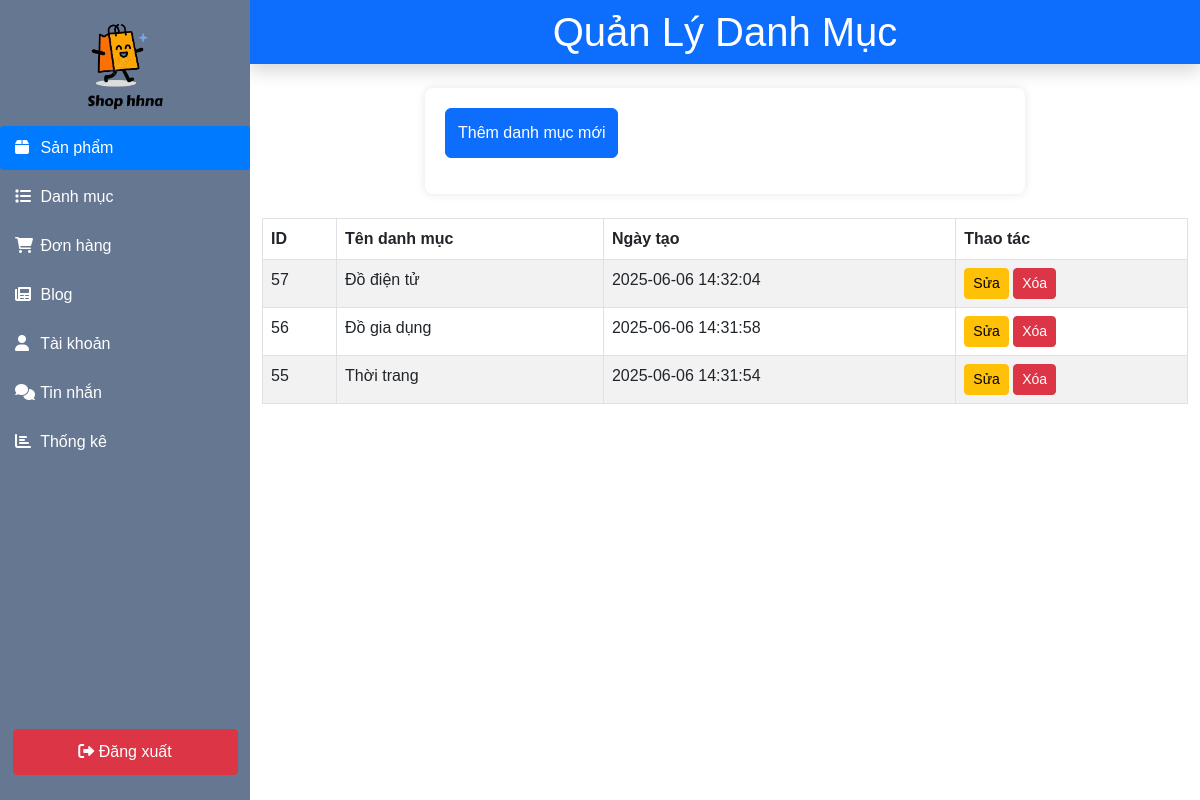
The app's page /admin/admin_categories.php (signed in) with its own data.
### tables this page shows
CREATE TABLE `categories` (
  `id` int(11) NOT NULL,
  `name` varchar(255) NOT NULL,
  `created_at` timestamp NOT NULL DEFAULT current_timestamp()
);

### admin/admin_categories.php (the view, shortened to what this page needs)
<?php
include '../database/DBController.php';
?>
<!DOCTYPE html>
<html lang="en">
<head>
    <link rel="stylesheet" href="https://cdnjs.cloudflare.com/ajax/libs/font-awesome/6.0.0/css/all.min.css">
    <link href="https://cdn.jsdelivr.net/npm/bootstrap@5.3.0/dist/css/bootstrap.min.css" rel="stylesheet">
    <link rel="stylesheet" href="css/admin_style.css">
</head>
<body>
    <div class="d-flex">
        <?php include 'admin_navbar.php'; ?>
        <div class="manage-container">
            <div class="bg-primary text-white text-center py-2 mb-4 shadow">
                <h1 class="mb-0">Quản Lý Danh Mục</h1>
            </div>
            <section class="add-products mb-4">
                <button type="button" id="showAddCategoryForm" style="width: fit-content;" class="btn btn-primary mb-3">Thêm danh mục mới</button>
            </section>
            <section class="show-categories">
                <div class="container">
                    <table class="table table-striped table-bordered">
                        <thead>
                            <tr>
                                <th>ID</th>
                                <th>Tên danh mục</th>
                                <th>Ngày tạo</th>
                                <th>Thao tác</th>
                            </tr>
                        </thead>
                        <tbody>
                            <?php
                            $select_categories = mysqli_query($conn, "SELECT * FROM `categories` ORDER BY created_at DESC") or die('Query failed');
                            if (mysqli_num_rows($select_categories) > 0) {
                                while ($category = mysqli_fetch_assoc($select_categories)) {
                            ?>
                                    <tr>
                                        <td><?php echo $category['id']; ?></td>
                                        <td><?php echo $category['name']; ?></td>
                                        <td><?php echo $category['created_at']; ?></td>
                                        <td>
                                            <button class="btn btn-warning btn-sm" data-bs-toggle="modal" data-bs-target="#editModal<?php echo $category['id']; ?>">Sửa</button>
                                            <a href="admin_categories.php?delete=<?php echo $category['id']; ?>" class="btn btn-danger btn-sm" onclick="return confirm('Bạn có chắc chắn muốn xóa danh mục này?');">Xóa</a>
                                        </td>
                                    </tr>
                            <?php
                                }
                            } else {
                                echo '<tr><td colspan="4" class="text-center">Chưa có danh mục nào.</td></tr>';
                            }
                            ?>
                        </tbody>
                    </table>
                </div>
            </section>
        </div>
    </div>
</body>
</html>

### admin/admin_style.css (style rules this page uses)
* { margin: 0; padding: 0; box-sizing: border-box; }
body { margin: 0; font-family: Arial, sans-serif; }
.manage-container { width: calc(100% - 250px); }
.add-products { max-width: 600px; margin: 0 auto; padding: 20px; background-color: #fff; box-shadow: 0 0 10px rgba(0, 0, 0, 0.1); border-radius: 8px; }
.add-products .btn { width: 100%; padding: 12px; }

### records on screen
categories: id "57", name "Đồ điện tử", created_at "2025-06-06 14:32:04"
categories: id "56", name "Đồ gia dụng", created_at "2025-06-06 14:31:58"
categories: id "55", name "Thời trang", created_at "2025-06-06 14:31:54"
